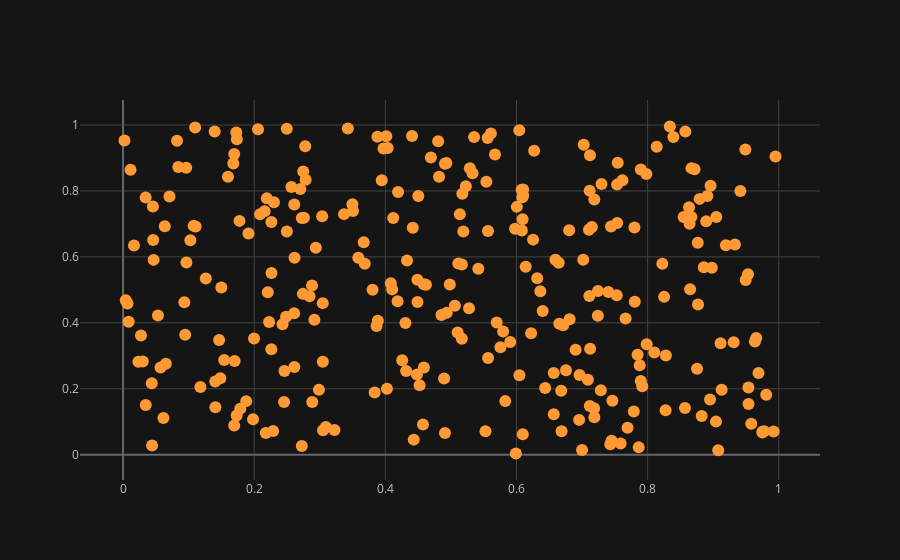

The notebook cell this image was saved under:
### Code cell
df.iplot(x='a', y='b', mode='markers')

### Figure 1 — Plotly figure (JSON) as saved in the notebook; plotly's stock layout.template omitted (floating-point values rounded to 4 significant figures; data arrays with more than 128 entries replaced by an {"elided": "..."} marker saying what was removed)
{"data": [{"line": {"color": "rgba(255, 153, 51, 1.0)", "dash": "solid", "shape": "linear", "width": 1.3}, "marker": {"size": 12, "symbol": "circle"}, "mode": "markers", "name": "b", "text": "", "type": "scatter", "x": {"elided": "300 float values"}, "y": {"elided": "300 float values"}}], "layout": {"legend": {"bgcolor": "#151516", "font": {"color": "#D9D9D9"}}, "paper_bgcolor": "#151516", "plot_bgcolor": "#151516", "title": {"font": {"color": "#D9D9D9"}}, "xaxis": {"gridcolor": "#434343", "showgrid": true, "tickfont": {"color": "#C2C2C2"}, "title": {"font": {"color": "#D9D9D9"}, "text": ""}, "zerolinecolor": "#666570"}, "yaxis": {"gridcolor": "#434343", "showgrid": true, "tickfont": {"color": "#C2C2C2"}, "title": {"font": {"color": "#D9D9D9"}, "text": ""}, "zerolinecolor": "#666570"}}}
